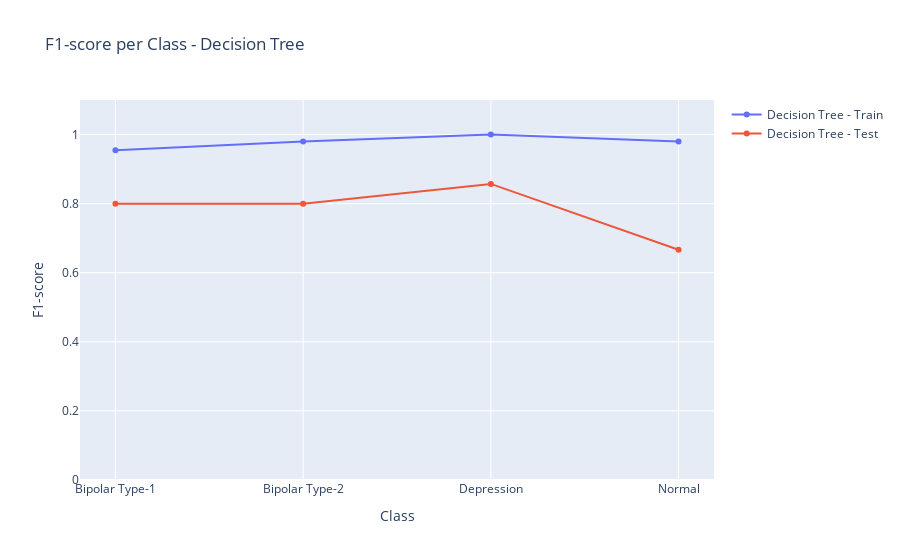

The notebook cell this image was saved under:
### Code cell
plot_f1_scores("Decision Tree", clf_dtc_model_final)

### Figure 1 — Plotly figure (JSON) as saved in the notebook; plotly's stock layout.template omitted (floating-point values rounded to 4 significant figures)
{"data": [{"mode": "lines+markers", "name": "Decision Tree - Train", "type": "scatter", "x": ["Bipolar Type-1", "Bipolar Type-2", "Depression", "Normal"], "y": [0.9545, 0.9796, 1.0, 0.9796]}, {"mode": "lines+markers", "name": "Decision Tree - Test", "type": "scatter", "x": ["Bipolar Type-1", "Bipolar Type-2", "Depression", "Normal"], "y": [0.8, 0.8, 0.8571, 0.6667]}], "layout": {"hovermode": "closest", "title": {"text": "F1-score per Class - Decision Tree"}, "xaxis": {"title": {"text": "Class"}}, "yaxis": {"range": [0, 1.1], "title": {"text": "F1-score"}}}}
